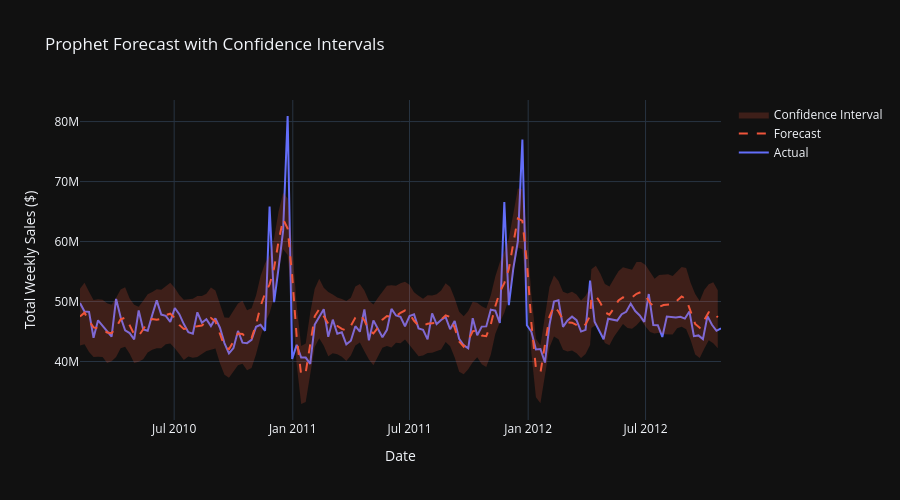

The notebook cell this image was saved under:
### Code cell
# Prophet forecast visualization
fig = go.Figure()

# Actual values
fig.add_trace(go.Scatter(
    x=prophet_df['ds'],
    y=prophet_df['y'],
    mode='lines',
    name='Actual',
    line=dict(color='#636EFA', width=2)
))

# Forecast
fig.add_trace(go.Scatter(
    x=forecast['ds'],
    y=forecast['yhat'],
    mode='lines',
    name='Forecast',
    line=dict(color='#EF553B', width=2, dash='dash')
))

# Confidence interval
fig.add_trace(go.Scatter(
    x=forecast['ds'],
    y=forecast['yhat_upper'],
    mode='lines',
    line=dict(width=0),
    showlegend=False
))

fig.add_trace(go.Scatter(
    x=forecast['ds'],
    y=forecast['yhat_lower'],
    mode='lines',
    fill='tonexty',
    fillcolor='rgba(239, 85, 59, 0.2)',
    line=dict(width=0),
    name='Confidence Interval'
))

fig.update_layout(
    title=' Prophet Forecast with Confidence Intervals',
    xaxis_title='Date',
    yaxis_title='Total Weekly Sales ($)',
    hovermode='x unified',
    height=500
)

fig.show()

# Summary insights
print(f"\n PROPHET MODEL INSIGHTS:")
print(f"   • Prophet successfully captures seasonal patterns and trends")
print(f"   • Confidence intervals (shaded area) show prediction uncertainty")
print(f"   • Model performs well on historical data (actual vs forecast alignment)")
print(f"   • R² = {r2_prophet:.3f} indicates {r2_prophet*100:.1f}% variance explained")
print(f"   • Best for: Long-term trend forecasting and seasonal decomposition")

### Figure 1 — Plotly figure (JSON) as saved in the notebook; plotly's stock layout.template omitted (floating-point values rounded to 4 significant figures; data arrays with more than 128 entries replaced by an {"elided": "..."} marker saying what was removed)
{"data": [{"line": {"color": "#636EFA", "width": 2}, "mode": "lines", "name": "Actual", "type": "scatter", "x": {"elided": "143 str values"}, "y": {"elided": "143 float values"}}, {"line": {"color": "#EF553B", "dash": "dash", "width": 2}, "mode": "lines", "name": "Forecast", "type": "scatter", "x": {"elided": "143 str values"}, "y": {"elided": "143 float values"}}, {"line": {"width": 0}, "mode": "lines", "showlegend": false, "type": "scatter", "x": {"elided": "143 str values"}, "y": {"elided": "143 float values"}}, {"fill": "tonexty", "fillcolor": "rgba(239, 85, 59, 0.2)", "line": {"width": 0}, "mode": "lines", "name": "Confidence Interval", "type": "scatter", "x": {"elided": "143 str values"}, "y": {"elided": "143 float values"}}], "layout": {"height": 500, "hovermode": "x unified", "title": {"text": " Prophet Forecast with Confidence Intervals"}, "xaxis": {"title": {"text": "Date"}}, "yaxis": {"title": {"text": "Total Weekly Sales ($)"}}}}
